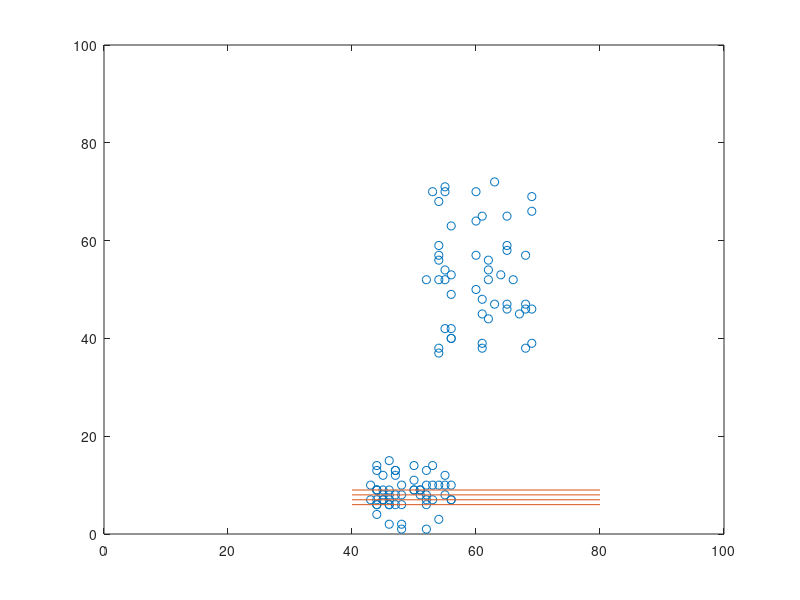

MATLAB code for this plot:
% trigger delays

t1 = [694 908 583 718 456 614 394 576 390 607 847 556 801 535 745 ...
      471 706 440 650 428 584 286 557 350 480 166 380 621 407 589  ...
      324 586 379 535 237 482 268 424 100 338 71  229 957 170 437  ...
      178 335 158 373 178 315 105 312 117 357 169 411 144 407  95  ...
      308 499 182 446 187 344 124 384 125 361  79 338 928 137 673  ...
      837 439 659 822 680 840 324 595 10  150 976 195  72 280 216  ...
      405 332 497  26 236 399 850  95 745 874 243 377 498 758 614  ...
      876 763 1];
  
t2 = [747 963 633 782 502 670 438 639 442 659 909 612 862 581 798 ...
      518 767 486 702 472 639 342 626 394 545 214 431 681 451 651 ...
      370 654 424 590 292 543 312 479 148 399 117 285 1003 221 505 ...
      225 391 209 427 228 380 149 366 167 419 221 471 189 475 143 ...
      361 561 230 514 232 400 168 453 171 422 122 407 973 191 725 ...
      891 493 709 876 728 895 380 664 63 215 1031 249 115 334 268 ...
      468 386 553  70 288 455 905 155 789 939 290 442 543 824 661 ...
      943 810 61];
    
v  = [14  42  14  53  15  53  14  47  1   7   54  7   48  6   70  ...
      6   65  6   52  6   54  7   69  6   46  2   9   50  9   56  ...
      8   46  8   52  8   45  9   70  8   39  9   40  2   9   38  ...
      8   49  8   38  9   65  9   37  9   44  8   64  9   57  1   ...
      7   52  6   47  7   63  7   39  7   38  7   66  7   68  6   ...
      56  3   11  52  10  71  10  46  10  47  10  59  10  57  10  ...
      72  10  40  4   13  42  12  70  13  59  12  58  12  52  ...
      13  45  13  57];

plot((t2-t1),v,'linestyle','none','marker','o')
hold on
line([40 80],[6 6])
line([40 80],[7 7])
line([40 80],[8 8])
line([40 80],[9 9])
axis([0 100 0 100])

[x6,y6] = find(v == 6);
[x7,y7] = find(v == 7);
[x8,y8] = find(v == 8);
[x9,y9] = find(v == 9);
[x10,y10] = find(v == 10);
[x11,y11] = find(v == 11);
[x12,y12] = find(v == 12);
[x13,y13] = find(v == 13);
[x14,y14] = find(v == 14);
[x15,y15] = find(v == 15);

[x,y] = find(v > 20);

T = (t2-t1);
mean(T([y6 y7 y8 y9 y10 y11 y12 y13 y14 y15]))
mean(T([y]))

